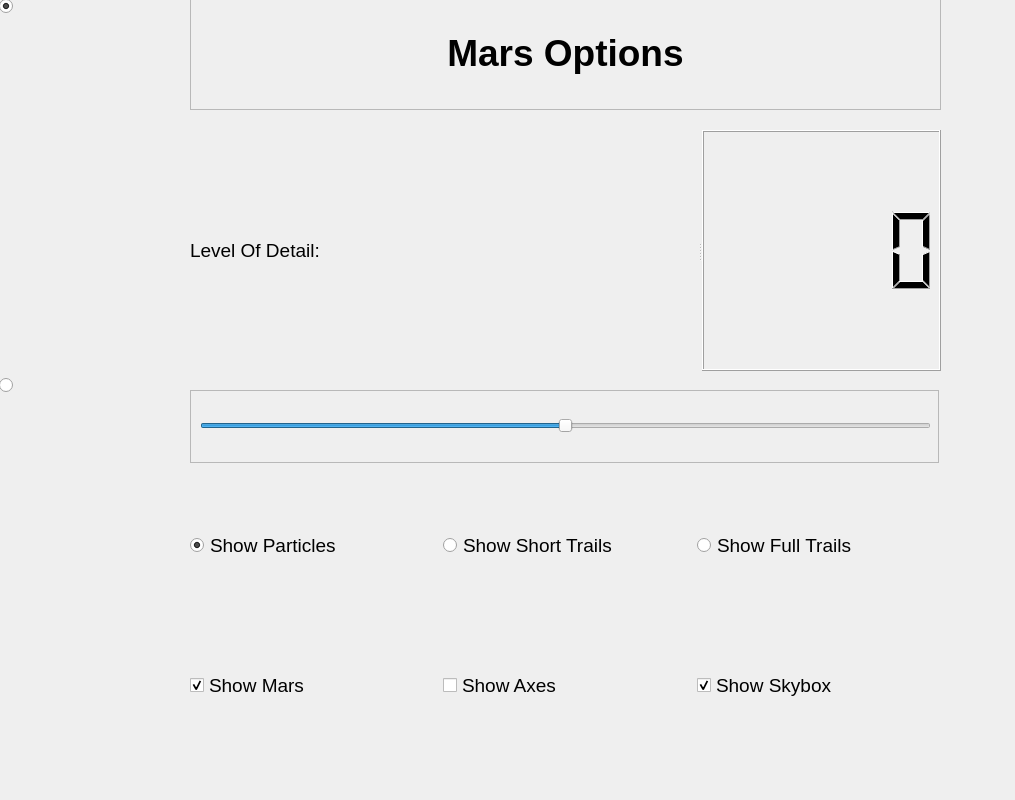
<?xml version="1.0" encoding="UTF-8"?>
<ui version="4.0">
 <class>MainWindow</class>
 <widget class="QMainWindow" name="MainWindow">
  <property name="geometry">
   <rect>
    <x>0</x>
    <y>0</y>
    <width>1015</width>
    <height>800</height>
   </rect>
  </property>
  <property name="windowTitle">
   <string>MainWindow</string>
  </property>
  <property name="styleSheet">
   <string notr="true">QFrame {
	background-color: #25292B;
}

#centralWidget, QStackedWidget, QStackedWidget &gt; QWidget {
	background: transparent;
}

QLabel {
	color: #F8F8F8;
	background: transparent;
}

QFrame[titleFrame=true] {
	background-color: #5F5F5F;
}

QWidget[fontSize=&quot;14&quot;] {
	font-size: 14pt;
}

QWidget[fontSize=&quot;12&quot;] {
	font-size: 12pt;
}

QGroupBox {
	color: #F8F8F8;
	border: none;
	margin: 15px;
}

QWidget[inList=true] {
	font-size: 12pt;
	min-height: 60px;
	max-height: 100px;
}


/* PushButton */

QPushButton {
	background-color: #25292B;
	border: 2px solid #F8F8F8;
	color: #F8F8F8;
}

QPushButton:hover {
	background-color: #F8F8F8;
	color: #25292B;
}

QPushButton:pressed {
	background-color: #66ff66;
	color: #25292B;
	border: 2px solid #00F0F0;
}


/* RadioButton */

QRadioButton {
	background-color: #25292B;
	border: 2px solid #F8F8F8;
	color: #F8F8F8;
}

QRadioButton:hover {
	background-color: #F8F8F8;
	color: #25292B;
}

QRadioButton:checked {
	background-color: #66ff66;
	color: #25292B;
	border: 2px solid #00F0F0;
}

QRadioButton::indicator {
	width: 0px;
	height: 0px;
	color: #F8F8F8;
}


/* CheckBox */

QCheckBox {
	background-color: #25292B;
	border: 2px solid #F8F8F8;
	color: #F8F8F8;
}

QCheckBox:hover {
	background-color: #F8F8F8;
	color: #25292B;
}

QCheckBox:checked {
	background-color: #66ff66;
	color: #25292B;
	border: 2px solid #00F0F0;
}

QCheckBox::indicator {
	width: 0px;
	height: 0px;
}

/* Slider */
QSlider::groove:horizontal {
    border: 1px solid #999999;
    height: 35px; /* the groove expands to the size of the slider by default. by giving it a height, it has a fixed size */
    background: qlineargradient(x1:0, y1:0, x2:0, y2:1, stop:0 #B1B1B1, stop:1 #c4c4c4);
    margin: 2px 0;
}

QSlider::handle:horizontal {
    background: qlineargradient(x1:0, y1:0, x2:1, y2:1, stop:0 #b4b4b4, stop:1 #66ff66);
    border: 1px solid #5c5c5c;
    width: 35px;
    margin: -2px 0; /* handle is placed by default on the contents rect of the groove. Expand outside the groove */
    border-radius: 0px;
}

/* Page Selectors */

QRadioButton[pageSelector=true] {
	background-color: #25292B;
	max-width: 90px;
	max-height: 90px;
	border-radius: 40px;
	border: none;
	padding: 10px;
}

QRadioButton[pageSelector=true]:checked {
	background-color: #F8F8F8;
	max-width: 90px;
	max-height: 90px;
	border-radius: 40px;
	border: none;
	padding: 10px;
}

#viewRadioButton {
	image: url(:Qt/menu/icons/view-white.svg);
}

#viewRadioButton:checked {
	image: url(:Qt/menu/icons/view-black.svg);
}

#toolsRadioButton {
	image: url(:Qt/menu/icons/tools-white.svg);
}

#toolsRadioButton:checked {
	image: url(:Qt/menu/icons/tools-black.svg);
}

#groupsRadioButton {
	image: url(:Qt/menu/icons/groups-white.svg);
}

#groupsRadioButton:checked {
	image: url(:Qt/menu/icons/groups-black.svg);
}

#pauseRadioButton {
	image: url(:Qt/menu/icons/pause-white.svg);
}

#pauseRadioButton:checked {
	image: url(:Qt/menu/icons/pause-black.svg);
}

#playRadioButton {
	image: url(:Qt/menu/icons/play-white.svg);
}

#playRadioButton:checked {
	image: url(:Qt/menu/icons/play-black.svg);
}</string>
  </property>
  <widget class="QWidget" name="centralwidget">
   <widget class="QStackedWidget" name="stackedWidget">
    <property name="geometry">
     <rect>
      <x>190</x>
      <y>0</y>
      <width>751</width>
      <height>751</height>
     </rect>
    </property>
    <property name="currentIndex">
     <number>0</number>
    </property>
    <widget class="QWidget" name="timeViewPage">
     <widget class="QFrame" name="frame_5">
      <property name="geometry">
       <rect>
        <x>0</x>
        <y>-1</y>
        <width>751</width>
        <height>111</height>
       </rect>
      </property>
      <property name="frameShape">
       <enum>QFrame::StyledPanel</enum>
      </property>
      <property name="frameShadow">
       <enum>QFrame::Raised</enum>
      </property>
      <property name="titleFrame" stdset="0">
       <bool>true</bool>
      </property>
      <widget class="QLabel" name="label_2">
       <property name="geometry">
        <rect>
         <x>0</x>
         <y>-1</y>
         <width>751</width>
         <height>111</height>
        </rect>
       </property>
       <property name="text">
        <string>&lt;html&gt;&lt;head/&gt;&lt;body&gt;&lt;p align=&quot;center&quot;&gt;&lt;span style=&quot; font-size:28pt; font-weight:600;&quot;&gt;Mars Options&lt;/span&gt;&lt;/p&gt;&lt;/body&gt;&lt;/html&gt;</string>
       </property>
      </widget>
     </widget>
     <widget class="QWidget" name="verticalLayoutWidget_3">
      <property name="geometry">
       <rect>
        <x>0</x>
        <y>130</y>
        <width>751</width>
        <height>621</height>
       </rect>
      </property>
      <layout class="QVBoxLayout" name="verticalLayout_3">
       <property name="spacing">
        <number>24</number>
       </property>
       <item>
        <widget class="QWidget" name="widget" native="true">
         <widget class="QWidget" name="layoutWidget_2">
          <property name="geometry">
           <rect>
            <x>0</x>
            <y>0</y>
            <width>751</width>
            <height>241</height>
           </rect>
          </property>
          <layout class="QVBoxLayout" name="verticalLayout">
           <item>
            <widget class="QSplitter" name="splitter">
             <property name="orientation">
              <enum>Qt::Horizontal</enum>
             </property>
             <widget class="QLabel" name="label">
              <property name="font">
               <font>
                <pointsize>14</pointsize>
               </font>
              </property>
              <property name="text">
               <string>Level Of Detail: </string>
              </property>
             </widget>
             <widget class="QLCDNumber" name="lcdNumber"/>
            </widget>
           </item>
          </layout>
         </widget>
         <widget class="QFrame" name="frame_3">
          <property name="geometry">
           <rect>
            <x>0</x>
            <y>260</y>
            <width>749</width>
            <height>73</height>
           </rect>
          </property>
          <property name="frameShape">
           <enum>QFrame::StyledPanel</enum>
          </property>
          <property name="frameShadow">
           <enum>QFrame::Raised</enum>
          </property>
          <widget class="QSlider" name="horizontalSlider">
           <property name="geometry">
            <rect>
             <x>10</x>
             <y>0</y>
             <width>731</width>
             <height>71</height>
            </rect>
           </property>
           <property name="minimum">
            <number>-100</number>
           </property>
           <property name="maximum">
            <number>100</number>
           </property>
           <property name="pageStep">
            <number>5</number>
           </property>
           <property name="value">
            <number>0</number>
           </property>
           <property name="orientation">
            <enum>Qt::Horizontal</enum>
           </property>
           <property name="tickPosition">
            <enum>QSlider::NoTicks</enum>
           </property>
          </widget>
         </widget>
         <widget class="QWidget" name="verticalLayoutWidget">
          <property name="geometry">
           <rect>
            <x>0</x>
            <y>350</y>
            <width>751</width>
            <height>271</height>
           </rect>
          </property>
          <layout class="QVBoxLayout" name="verticalLayout_2">
           <property name="spacing">
            <number>9</number>
           </property>
           <item>
            <layout class="QHBoxLayout" name="horizontalLayout_3">
             <item>
              <widget class="QRadioButton" name="showParticlesRadioButton">
               <property name="sizePolicy">
                <sizepolicy hsizetype="Minimum" vsizetype="Minimum">
                 <horstretch>0</horstretch>
                 <verstretch>0</verstretch>
                </sizepolicy>
               </property>
               <property name="font">
                <font>
                 <pointsize>14</pointsize>
                </font>
               </property>
               <property name="text">
                <string>Show Particles</string>
               </property>
               <property name="checked">
                <bool>true</bool>
               </property>
              </widget>
             </item>
             <item>
              <widget class="QRadioButton" name="showShortTrailsRadioButton">
               <property name="sizePolicy">
                <sizepolicy hsizetype="Minimum" vsizetype="Minimum">
                 <horstretch>0</horstretch>
                 <verstretch>0</verstretch>
                </sizepolicy>
               </property>
               <property name="font">
                <font>
                 <pointsize>14</pointsize>
                </font>
               </property>
               <property name="text">
                <string>Show Short Trails</string>
               </property>
              </widget>
             </item>
             <item>
              <widget class="QRadioButton" name="showFullTrailsRadioButton">
               <property name="sizePolicy">
                <sizepolicy hsizetype="Minimum" vsizetype="Minimum">
                 <horstretch>0</horstretch>
                 <verstretch>0</verstretch>
                </sizepolicy>
               </property>
               <property name="font">
                <font>
                 <pointsize>14</pointsize>
                </font>
               </property>
               <property name="text">
                <string>Show Full Trails</string>
               </property>
              </widget>
             </item>
            </layout>
           </item>
           <item>
            <layout class="QHBoxLayout" name="horizontalLayout_2">
             <item>
              <widget class="QCheckBox" name="MarsCheckBox">
               <property name="sizePolicy">
                <sizepolicy hsizetype="Minimum" vsizetype="Minimum">
                 <horstretch>0</horstretch>
                 <verstretch>0</verstretch>
                </sizepolicy>
               </property>
               <property name="font">
                <font>
                 <pointsize>14</pointsize>
                </font>
               </property>
               <property name="text">
                <string>Show Mars</string>
               </property>
               <property name="checked">
                <bool>true</bool>
               </property>
              </widget>
             </item>
             <item>
              <widget class="QCheckBox" name="MarsAxesCheckBox">
               <property name="sizePolicy">
                <sizepolicy hsizetype="Minimum" vsizetype="Minimum">
                 <horstretch>0</horstretch>
                 <verstretch>0</verstretch>
                </sizepolicy>
               </property>
               <property name="font">
                <font>
                 <pointsize>14</pointsize>
                </font>
               </property>
               <property name="text">
                <string>Show Axes</string>
               </property>
               <property name="checked">
                <bool>false</bool>
               </property>
              </widget>
             </item>
             <item>
              <widget class="QCheckBox" name="showSkyboxCheckBox">
               <property name="enabled">
                <bool>true</bool>
               </property>
               <property name="sizePolicy">
                <sizepolicy hsizetype="Minimum" vsizetype="Minimum">
                 <horstretch>0</horstretch>
                 <verstretch>0</verstretch>
                </sizepolicy>
               </property>
               <property name="font">
                <font>
                 <pointsize>14</pointsize>
                </font>
               </property>
               <property name="text">
                <string>Show Skybox</string>
               </property>
               <property name="checked">
                <bool>true</bool>
               </property>
              </widget>
             </item>
            </layout>
           </item>
          </layout>
         </widget>
        </widget>
       </item>
      </layout>
     </widget>
    </widget>
    <widget class="QWidget" name="toolsPage">
     <widget class="QFrame" name="frame_4">
      <property name="geometry">
       <rect>
        <x>0</x>
        <y>130</y>
        <width>751</width>
        <height>181</height>
       </rect>
      </property>
      <property name="frameShape">
       <enum>QFrame::StyledPanel</enum>
      </property>
      <property name="frameShadow">
       <enum>QFrame::Raised</enum>
      </property>
      <widget class="QGroupBox" name="groupBox_7">
       <property name="geometry">
        <rect>
         <x>20</x>
         <y>10</y>
         <width>711</width>
         <height>161</height>
        </rect>
       </property>
       <property name="font">
        <font>
         <pointsize>14</pointsize>
        </font>
       </property>
       <property name="title">
        <string>Tools</string>
       </property>
       <widget class="QWidget" name="horizontalLayoutWidget_2">
        <property name="geometry">
         <rect>
          <x>0</x>
          <y>55</y>
          <width>711</width>
          <height>81</height>
         </rect>
        </property>
        <layout class="QHBoxLayout" name="horizontalLayout">
         <property name="spacing">
          <number>9</number>
         </property>
         <item>
          <widget class="QRadioButton" name="drawButton">
           <property name="sizePolicy">
            <sizepolicy hsizetype="Minimum" vsizetype="Minimum">
             <horstretch>0</horstretch>
             <verstretch>0</verstretch>
            </sizepolicy>
           </property>
           <property name="text">
            <string>&amp;Draw</string>
           </property>
          </widget>
         </item>
         <item>
          <widget class="QRadioButton" name="measureButton">
           <property name="sizePolicy">
            <sizepolicy hsizetype="Minimum" vsizetype="Minimum">
             <horstretch>0</horstretch>
             <verstretch>0</verstretch>
            </sizepolicy>
           </property>
           <property name="text">
            <string>Meas&amp;ure</string>
           </property>
          </widget>
         </item>
         <item>
          <widget class="QRadioButton" name="sphereButton">
           <property name="sizePolicy">
            <sizepolicy hsizetype="Minimum" vsizetype="Minimum">
             <horstretch>0</horstretch>
             <verstretch>0</verstretch>
            </sizepolicy>
           </property>
           <property name="text">
            <string>Se&amp;lection Sphere</string>
           </property>
          </widget>
         </item>
         <item>
          <widget class="QPushButton" name="resetButton">
           <property name="sizePolicy">
            <sizepolicy hsizetype="Minimum" vsizetype="Minimum">
             <horstretch>0</horstretch>
             <verstretch>0</verstretch>
            </sizepolicy>
           </property>
           <property name="text">
            <string>Reset</string>
           </property>
          </widget>
         </item>
        </layout>
       </widget>
      </widget>
     </widget>
     <widget class="QFrame" name="frame_6">
      <property name="geometry">
       <rect>
        <x>-1</x>
        <y>0</y>
        <width>751</width>
        <height>111</height>
       </rect>
      </property>
      <property name="frameShape">
       <enum>QFrame::StyledPanel</enum>
      </property>
      <property name="frameShadow">
       <enum>QFrame::Raised</enum>
      </property>
      <property name="titleFrame" stdset="0">
       <bool>true</bool>
      </property>
      <widget class="QLabel" name="label_8">
       <property name="geometry">
        <rect>
         <x>-2</x>
         <y>-1</y>
         <width>751</width>
         <height>111</height>
        </rect>
       </property>
       <property name="text">
        <string>&lt;html&gt;&lt;head/&gt;&lt;body&gt;&lt;p align=&quot;center&quot;&gt;&lt;span style=&quot; font-size:28pt; font-weight:600;&quot;&gt;Tools &amp;amp; Selection&lt;/span&gt;&lt;/p&gt;&lt;/body&gt;&lt;/html&gt;</string>
       </property>
      </widget>
     </widget>
     <widget class="QFrame" name="frame_7">
      <property name="geometry">
       <rect>
        <x>0</x>
        <y>330</y>
        <width>751</width>
        <height>421</height>
       </rect>
      </property>
      <property name="frameShape">
       <enum>QFrame::StyledPanel</enum>
      </property>
      <property name="frameShadow">
       <enum>QFrame::Raised</enum>
      </property>
      <widget class="QGroupBox" name="groupBox_8">
       <property name="geometry">
        <rect>
         <x>20</x>
         <y>10</y>
         <width>711</width>
         <height>401</height>
        </rect>
       </property>
       <property name="font">
        <font>
         <pointsize>14</pointsize>
        </font>
       </property>
       <property name="title">
        <string>Selections</string>
       </property>
       <widget class="QWidget" name="layoutWidget">
        <property name="geometry">
         <rect>
          <x>410</x>
          <y>50</y>
          <width>301</width>
          <height>341</height>
         </rect>
        </property>
        <layout class="QVBoxLayout" name="verticalLayout_5">
         <property name="spacing">
          <number>20</number>
         </property>
         <item>
          <widget class="QPushButton" name="saveSelectionsButton">
           <property name="sizePolicy">
            <sizepolicy hsizetype="Minimum" vsizetype="Minimum">
             <horstretch>0</horstretch>
             <verstretch>0</verstretch>
            </sizepolicy>
           </property>
           <property name="text">
            <string>Save Selections</string>
           </property>
          </widget>
         </item>
         <item>
          <widget class="QPushButton" name="showAllButton">
           <property name="sizePolicy">
            <sizepolicy hsizetype="Minimum" vsizetype="Minimum">
             <horstretch>0</horstretch>
             <verstretch>0</verstretch>
            </sizepolicy>
           </property>
           <property name="text">
            <string>Show All</string>
           </property>
          </widget>
         </item>
         <item>
          <widget class="QPushButton" name="hideAllButton">
           <property name="sizePolicy">
            <sizepolicy hsizetype="Minimum" vsizetype="Minimum">
             <horstretch>0</horstretch>
             <verstretch>0</verstretch>
            </sizepolicy>
           </property>
           <property name="text">
            <string>Hide All</string>
           </property>
          </widget>
         </item>
        </layout>
       </widget>
       <widget class="QScrollArea" name="scrollArea">
        <property name="geometry">
         <rect>
          <x>0</x>
          <y>50</y>
          <width>381</width>
          <height>341</height>
         </rect>
        </property>
        <property name="widgetResizable">
         <bool>true</bool>
        </property>
        <widget class="QWidget" name="contentswidget">
         <property name="geometry">
          <rect>
           <x>0</x>
           <y>0</y>
           <width>379</width>
           <height>339</height>
          </rect>
         </property>
         <widget class="QWidget" name="verticalLayoutWidget_5">
          <property name="geometry">
           <rect>
            <x>0</x>
            <y>0</y>
            <width>381</width>
            <height>341</height>
           </rect>
          </property>
          <layout class="QVBoxLayout" name="selectionArea"/>
         </widget>
        </widget>
       </widget>
      </widget>
     </widget>
    </widget>
    <widget class="QWidget" name="systemPage">
     <widget class="QWidget" name="gridLayoutWidget_2">
      <property name="geometry">
       <rect>
        <x>0</x>
        <y>110</y>
        <width>731</width>
        <height>541</height>
       </rect>
      </property>
      <property name="font">
       <font>
        <pointsize>14</pointsize>
       </font>
      </property>
      <layout class="QGridLayout" name="gridLayout_7">
       <item row="0" column="0">
        <widget class="QPushButton" name="loadButton">
         <property name="font">
          <font>
           <pointsize>14</pointsize>
          </font>
         </property>
         <property name="text">
          <string>Load</string>
         </property>
        </widget>
       </item>
       <item row="1" column="0">
        <widget class="QPushButton" name="preferencesButton">
         <property name="font">
          <font>
           <pointsize>14</pointsize>
          </font>
         </property>
         <property name="text">
          <string>Preferences</string>
         </property>
        </widget>
       </item>
       <item row="0" column="1">
        <widget class="QPushButton" name="saveButton">
         <property name="font">
          <font>
           <pointsize>14</pointsize>
          </font>
         </property>
         <property name="text">
          <string>Save</string>
         </property>
        </widget>
       </item>
       <item row="1" column="1">
        <widget class="QPushButton" name="aboutButton">
         <property name="font">
          <font>
           <pointsize>14</pointsize>
          </font>
         </property>
         <property name="text">
          <string>About</string>
         </property>
        </widget>
       </item>
      </layout>
     </widget>
    </widget>
   </widget>
   <widget class="QWidget" name="verticalLayoutWidget_4">
    <property name="geometry">
     <rect>
      <x>-1</x>
      <y>-1</y>
      <width>175</width>
      <height>751</height>
     </rect>
    </property>
    <layout class="QVBoxLayout" name="_2">
     <item>
      <widget class="QRadioButton" name="viewRadioButton">
       <property name="text">
        <string/>
       </property>
       <property name="checked">
        <bool>true</bool>
       </property>
       <property name="pageSelector" stdset="0">
        <bool>true</bool>
       </property>
      </widget>
     </item>
     <item>
      <widget class="QRadioButton" name="toolsRadioButton">
       <property name="sizePolicy">
        <sizepolicy hsizetype="Minimum" vsizetype="Minimum">
         <horstretch>0</horstretch>
         <verstretch>0</verstretch>
        </sizepolicy>
       </property>
       <property name="text">
        <string/>
       </property>
       <property name="pageSelector" stdset="0">
        <bool>true</bool>
       </property>
      </widget>
     </item>
    </layout>
   </widget>
  </widget>
  <action name="actionLoad">
   <property name="text">
    <string>Load</string>
   </property>
  </action>
  <action name="actionSave">
   <property name="text">
    <string>Save</string>
   </property>
  </action>
  <action name="actionPref_s">
   <property name="text">
    <string>Pref's</string>
   </property>
  </action>
  <action name="actionAbout">
   <property name="text">
    <string>About</string>
   </property>
  </action>
  <action name="actionDraw">
   <property name="text">
    <string>Draw</string>
   </property>
  </action>
  <action name="actionMeasure">
   <property name="text">
    <string>Measure</string>
   </property>
  </action>
  <action name="actionWaypoint">
   <property name="text">
    <string>Waypoint</string>
   </property>
  </action>
  <action name="actionNote">
   <property name="text">
    <string>Note</string>
   </property>
  </action>
  <action name="actionSphere">
   <property name="text">
    <string>Sphere</string>
   </property>
  </action>
  <action name="actionBox">
   <property name="text">
    <string>Box</string>
   </property>
  </action>
  <action name="actionSaveSourceIDs">
   <property name="text">
    <string>Save Source_ID's</string>
   </property>
  </action>
  <action name="actionReset">
   <property name="text">
    <string>Reset</string>
   </property>
  </action>
  <action name="actionPlace1">
   <property name="text">
    <string>Place1</string>
   </property>
  </action>
  <action name="actionPlace2">
   <property name="text">
    <string>Place2</string>
   </property>
  </action>
  <action name="actionPlace3">
   <property name="text">
    <string>Place3</string>
   </property>
  </action>
  <action name="actionPlace4">
   <property name="text">
    <string>Place4</string>
   </property>
  </action>
  <action name="actionShow_All">
   <property name="text">
    <string>Show All</string>
   </property>
  </action>
  <action name="actionHide_All">
   <property name="text">
    <string>Hide All</string>
   </property>
  </action>
 </widget>
 <resources>
  <include location="../../resources.qrc"/>
 </resources>
 <connections/>
</ui>
